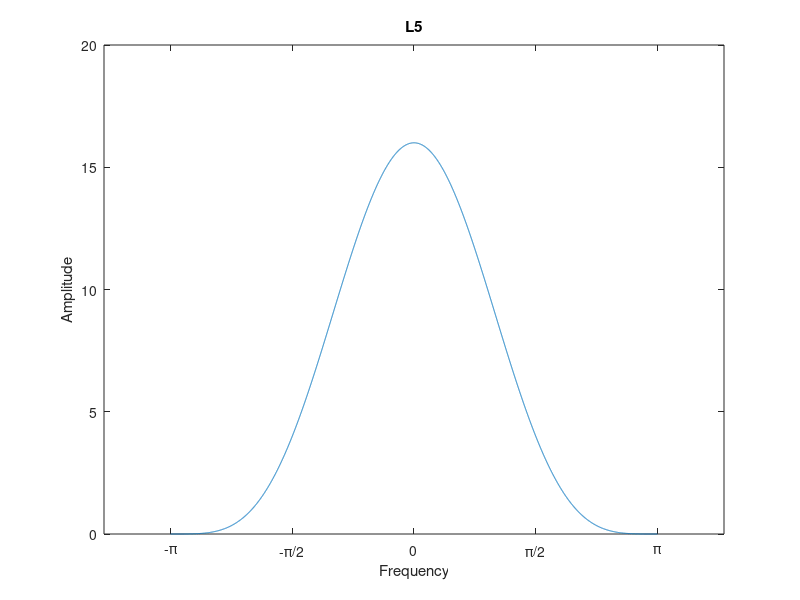
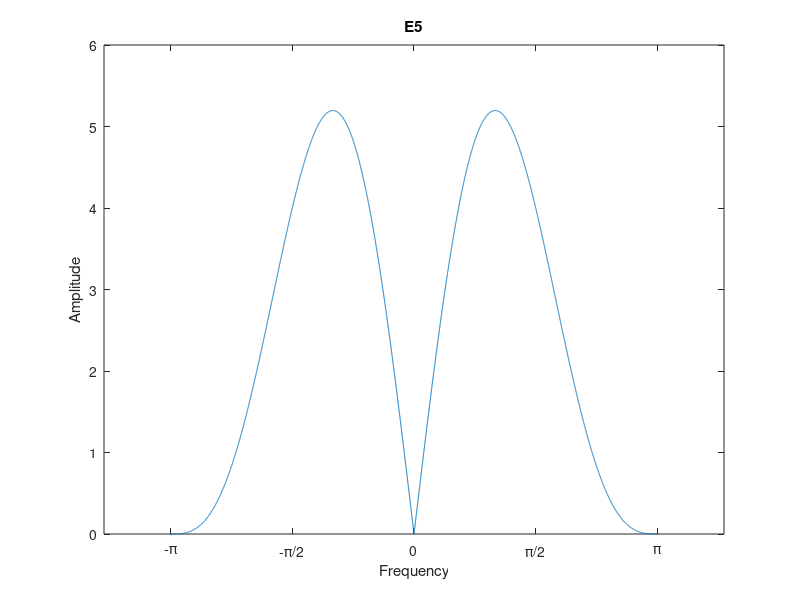
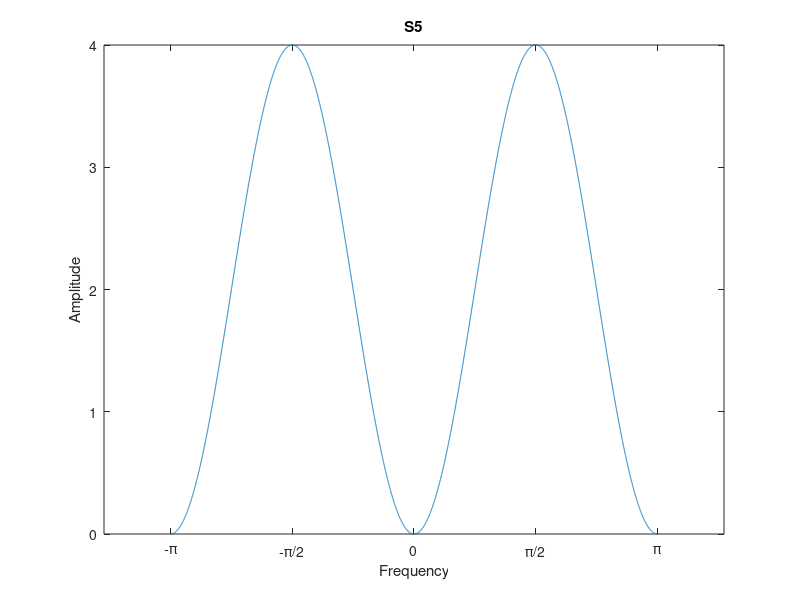
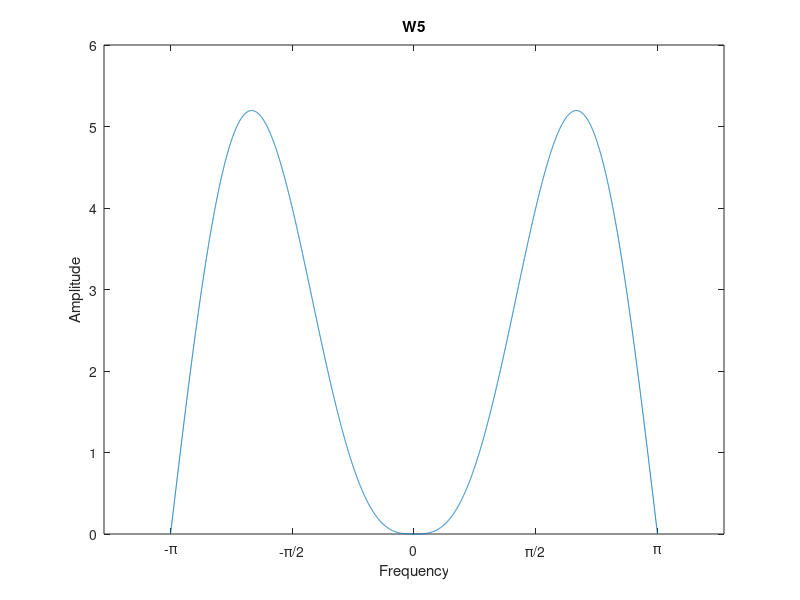

MATLAB code for these plots, in order:
% Name: Zheng Wen
% USC ID: 7112807212
% USC Email: zwen1423@usc.edu
% Submission Date 3/19/2020

w = -pi:0.001:pi;
L5 = 2 * cos(2*w) + 8 * cos(w) + 6;
E5 = -2 * sin(2*w) - 4 * sin(w);
S5 = 2 - 2 * cos(2*w);
W5 = -2 * sin(2*w) + 4 * sin(w);
R5 = 2 * cos(2*w) - 8 * cos(w) + 6;
f = figure(1);
plot(w, abs(L5));
set(gca,'XTick',[-pi:pi/2:pi])
set(gca,'xtickLabel',{'-\pi','-\pi/2','0','\pi/2','\pi'})
xlabel('Frequency')
ylabel('Amplitude')
title('L5')
saveas(f, 'L5 response.tif');

f = figure(2);
plot(w, abs(E5));
title('E5')
set(gca,'XTick',[-pi:pi/2:pi])
set(gca,'xtickLabel',{'-\pi','-\pi/2','0','\pi/2','\pi'})
xlabel('Frequency')
ylabel('Amplitude')
saveas(f, 'E5 response.tif')

f = figure(3);
plot(w, abs(S5));
title('S5')
set(gca,'XTick',[-pi:pi/2:pi])
set(gca,'xtickLabel',{'-\pi','-\pi/2','0','\pi/2','\pi'})
xlabel('Frequency')
ylabel('Amplitude')
saveas(f, 'S5 response.tif')


f = figure(4);
plot(w, abs(W5));
title('W5')
set(gca,'XTick',[-pi:pi/2:pi])
set(gca,'xtickLabel',{'-\pi','-\pi/2','0','\pi/2','\pi'})
xlabel('Frequency')
ylabel('Amplitude')
saveas(f, 'W5 response.tif')

f = figure(5);
plot(w, abs(R5));
title('R5')
set(gca,'XTick',[-pi:pi/2:pi])
set(gca,'xtickLabel',{'-\pi','-\pi/2','0','\pi/2','\pi'})
xlabel('Frequency')
ylabel('Amplitude')
saveas(f, 'R5 response.tif')
